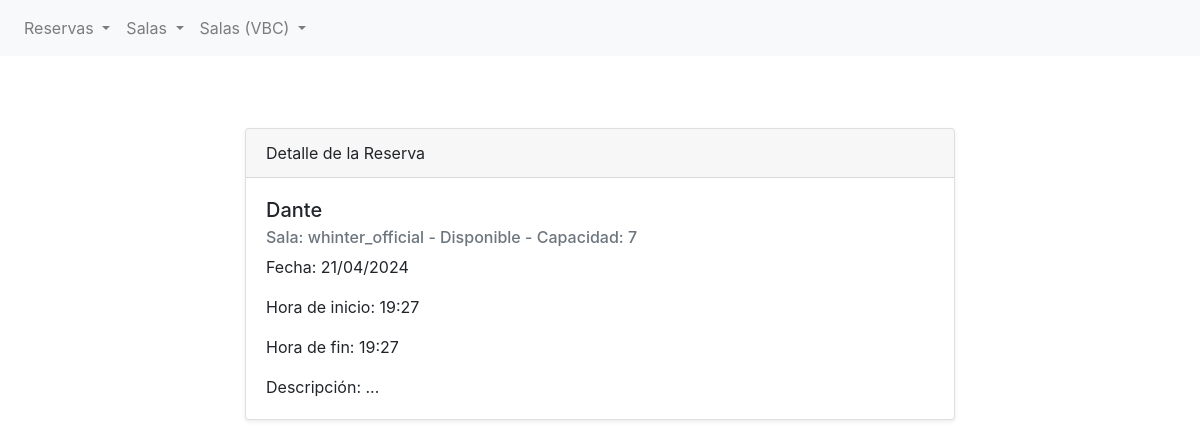
/detail/1, run on the app's committed database.
### bookings/models.py (models this page shows, shortened)
class Reserva(models.Model):
    nombre_de_usuario = models.CharField(max_length=50)
    sala = models.ForeignKey(Sala, on_delete=models.CASCADE, related_name="reservas")
    fecha = models.DateField(default=timezone.now)
    hora_inicio = models.TimeField(default=timezone.now)
    hora_fin = models.TimeField(default=timezone.now)
    descripcion = models.TextField(blank=True, null=True)

class Sala(models.Model):
    nombre = models.CharField(max_length=100)
    disponible = models.BooleanField(default=True)
    capacidad = models.IntegerField()
    descripcion = models.TextField(blank=True, null=True)
    def __str__(self):
        return f"{self.nombre} - {'Disponible' if self.disponible else 'No Disponible'} - Capacidad: {self.capacidad}"

### bookings/views.py (the view)
# urls.py: path("detail/<booking_id>", detail_view),
def detail_view(request, booking_id):
    reserva = Reserva.objects.get(id=booking_id)
    contexto_dict = {"reserva": reserva}
    return render(request, "bookings/detail.html", contexto_dict)

### bookings/templates/bookings/detail.html (shortened to what this page needs)
{% extends 'bookings/base.html' %}
{% block content %}
<section class="py-5">
    <div class="container">
        <div class="row">
            <div class="col-lg-8 mx-auto">
                <div class="card shadow-sm">
                    <div class="card-header">
                        Detalle de la Reserva
                    </div>
                    <div class="card-body">
                        <h5 class="card-title">{{ reserva.nombre_de_usuario }}</h5>
                        <h6 class="card-subtitle mb-2 text-muted">Sala: {{ reserva.sala }}</h6>
                        <p class="card-text">Fecha: {{ reserva.fecha | date:"d/m/Y" }}</p>
                        <p class="card-text">Hora de inicio: {{ reserva.hora_inicio | date:"H:i" }}</p>
                        <p class="card-text">Hora de fin: {{ reserva.hora_fin | date:"H:i" }}</p>
                        <p class="card-text">Descripción: {{ reserva.descripcion }}</p>
                    </div>
                </div>
            </div>
        </div>
    </div>
</section>
{% endblock %}

### data on the page
Reserva: nombre_de_usuario "Dante", sala "whinter_official - Disponible - Capacidad: 7", fecha "21/04/2024", hora_inicio "19:27", hora_fin "19:27", descripcion "..."
